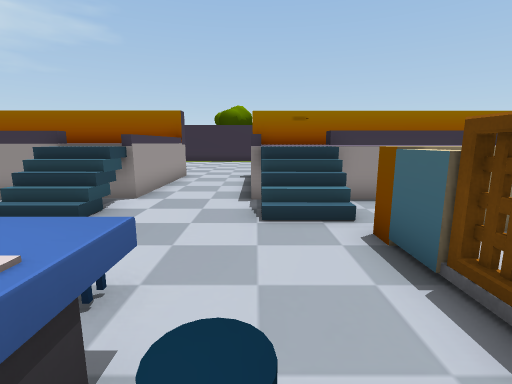
View 1 (above)

22 first-person views from a walk through a scene from a Unity 3-D project. The camera is 1.5 m above the floor, tilts 10° down and sees 85° across. The floor is counted in squares, 1 m on a side. Each view is taken from the middle of a square. On the plan, view 1 faces up. The plan holds only what a view shows up to about 14 squares ahead; the rest is blank. The place goes on beyond the plan. The player character is not drawn. Some animated figures are left out.

View 2
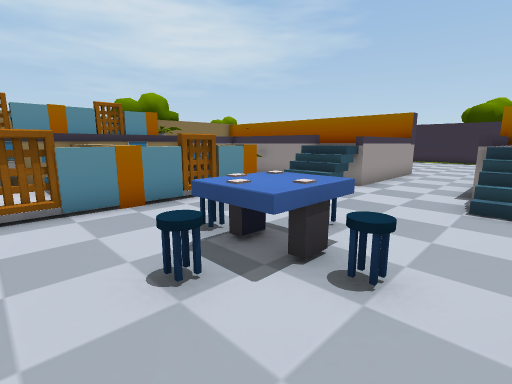

View 3
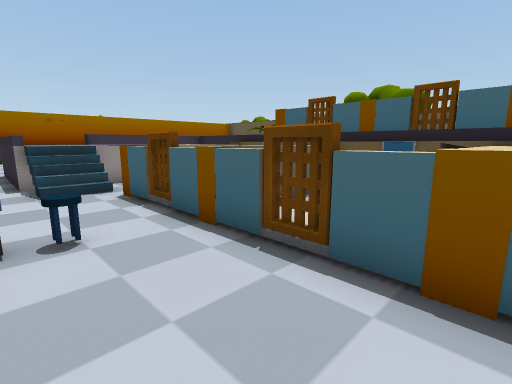

View 4
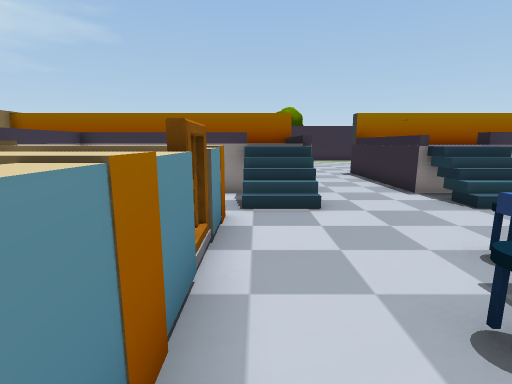

View 5
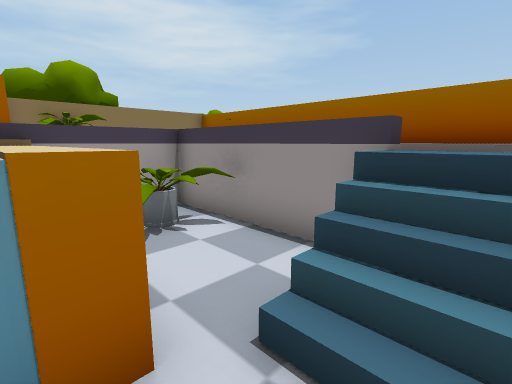

View 6
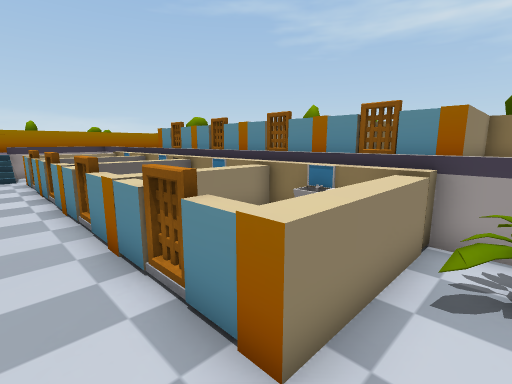

View 7
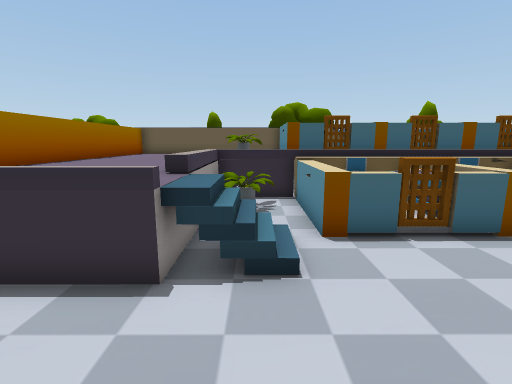

View 8
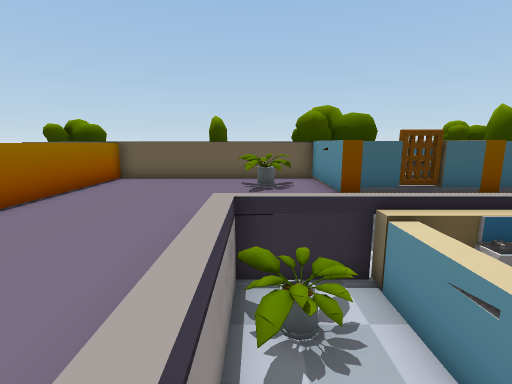

View 9
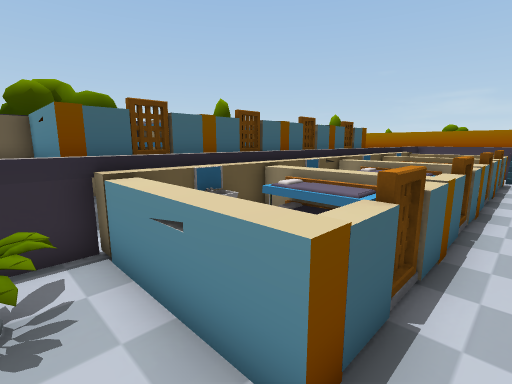

View 10
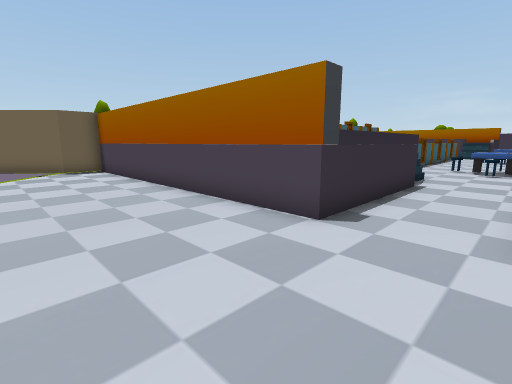

View 11
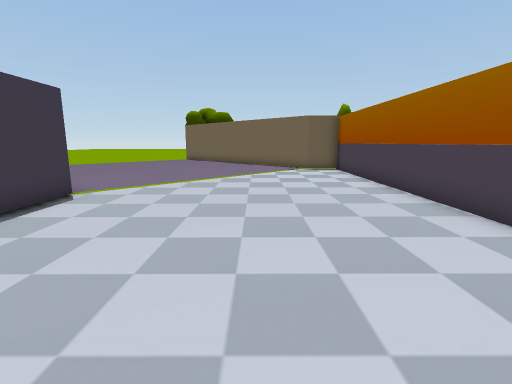

View 12
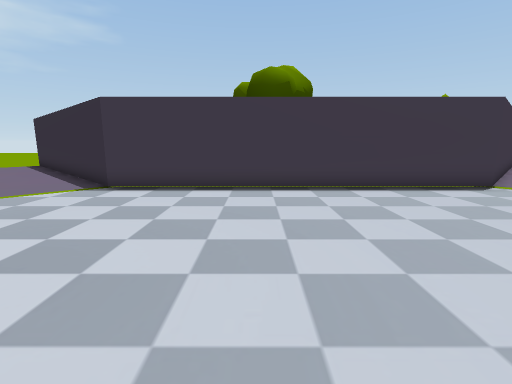

View 13
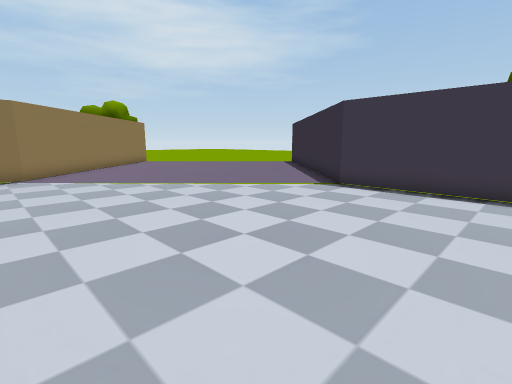

View 14
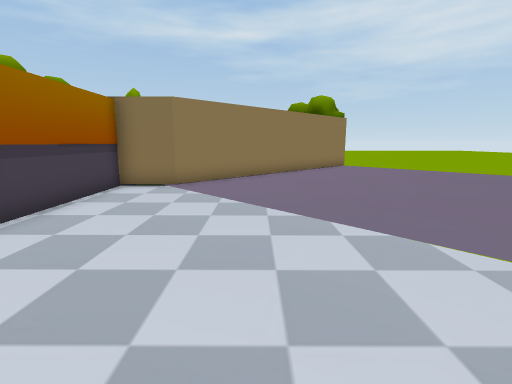

View 15
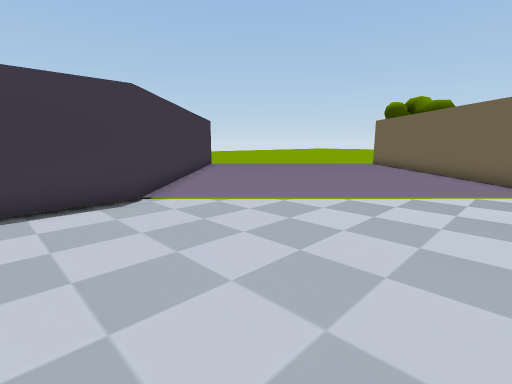

View 16
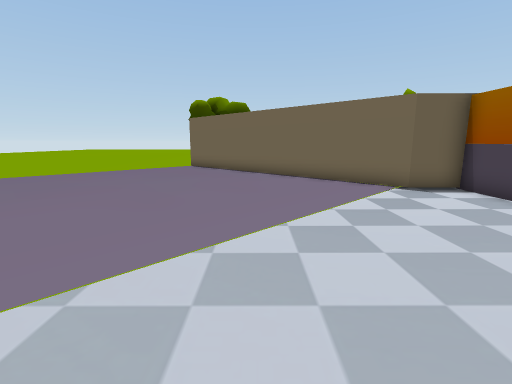

View 17
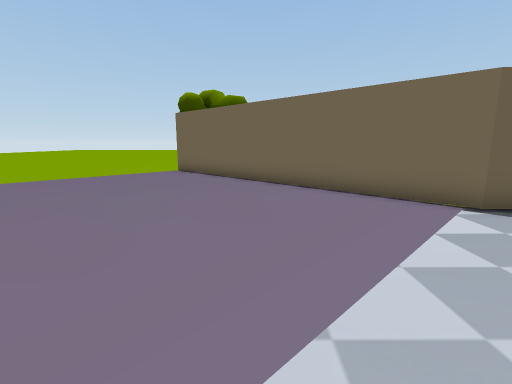

View 18
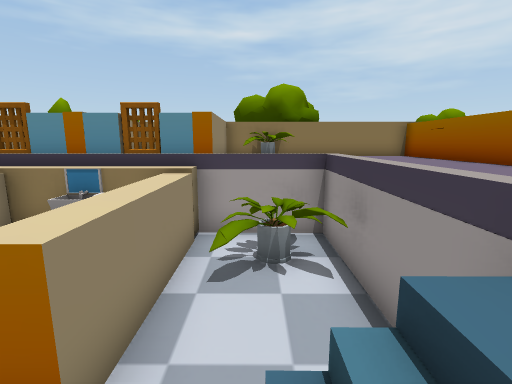

View 19
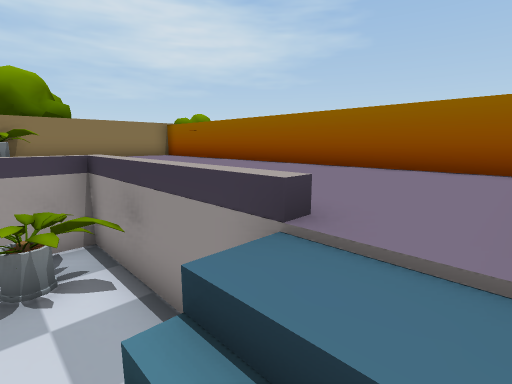

View 20
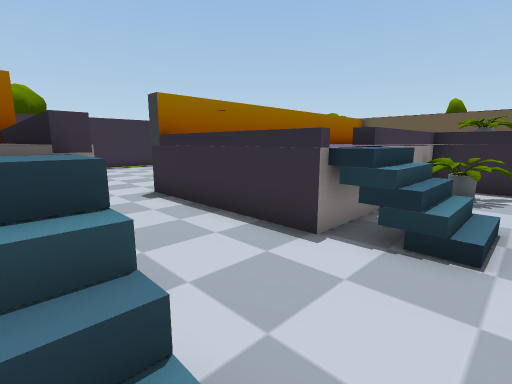

View 21
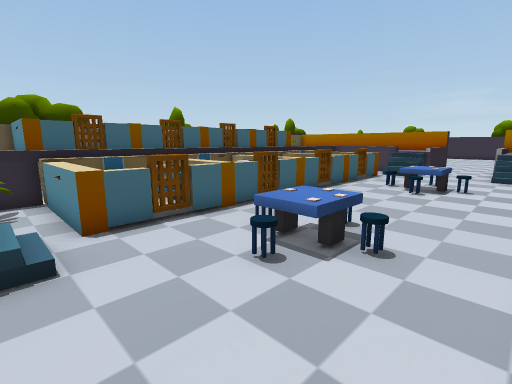

View 22
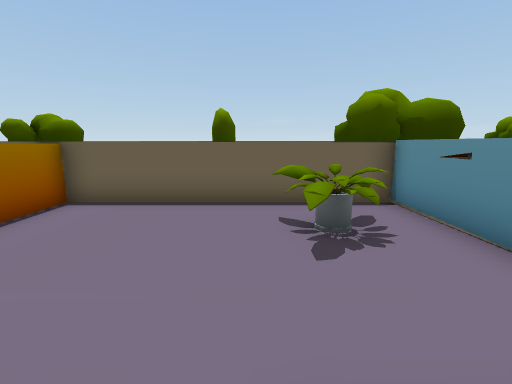

### Floor plan
Key: @ floor where view 1 was taken; # wall or solid block; . main floor; : floor 1.25 m higher than the main floor; + floor 1.5 m higher than the main floor; / step, stairs or slope; = window, fence, low wall or low ledge; ^ raised ledge; v drop or lower ground; T tree; O other object.
Columns run from 19 left of view 1 to 17 right of it. Each row starts with its distance up from view 1.
 24 ..........##            ##...........
 23 ...........##############............
 22 .....................................
 21 .....................................
 20 ....................................#
 19 ...................................##
 18 #.................................##
 17 ##...............................##
 16  ##............................. #
 15   #.............................#
 14   #.............................#
 13   #^^^^^^^^^^^^^...#============#
 12   =+++++++++++++v..v  ++++++++++#
 11   =+++++++++++++v..v   +++++++++#
 10   =         ++++v..v++++++++++++#
  9   =          +++v..v++++++++++++#
  8   #      /////++#..v+//////+++O #
  7   #OO    vOOv#++...v+/.OOv/++OO #
  6    OO    vOO.///...//=.OOO/++OOO#
  5    #^^   v#O^............O/ ++++#
  4       =  v^^^=.......Ovvvv/ ^^###
  3       #  vv ^#...=...Ov  v/ #   #  TT
  2       O  vv  O...^^..Ovv v/ O   #   T
  1       =  +^^^=..=^^=.=#:vv/ =^^
  0       =  +^^^=...^^@.=#vvv/ ^
 -1       #  vvvvO...=...Ov  v/ #
 -2       O  v vv#.......O   v/ O
 -3     #^=    ^^=.......=#:vv/ =
 -4       =   ^^ =..... .=vvvv  ^

Positions as (right, up) in squares from view 1, and headings:
1: (0, 0), facing up
2: (1, -2), facing up-left
3: (-1, -4), facing up-right
4: (-5, -1), facing up
5: (-4, 4), facing up-left
6: (-4, 6), facing down-left
7: (-4, 6), facing right
8: (1, 7), facing right
9: (1, 6), facing down-right
10: (-3, 18), facing down-right
11: (-3, 18), facing right
12: (-3, 14), facing up
13: (-3, 14), facing up-left
14: (-7, 18), facing left
15: (2, 16), facing up-right
16: (4, 20), facing right
17: (7, 20), facing right
18: (-4, 6), facing left
19: (-4, 6), facing up-left
20: (-4, 5), facing up-right
21: (-5, 6), facing down-right
22: (6, 8), facing right
